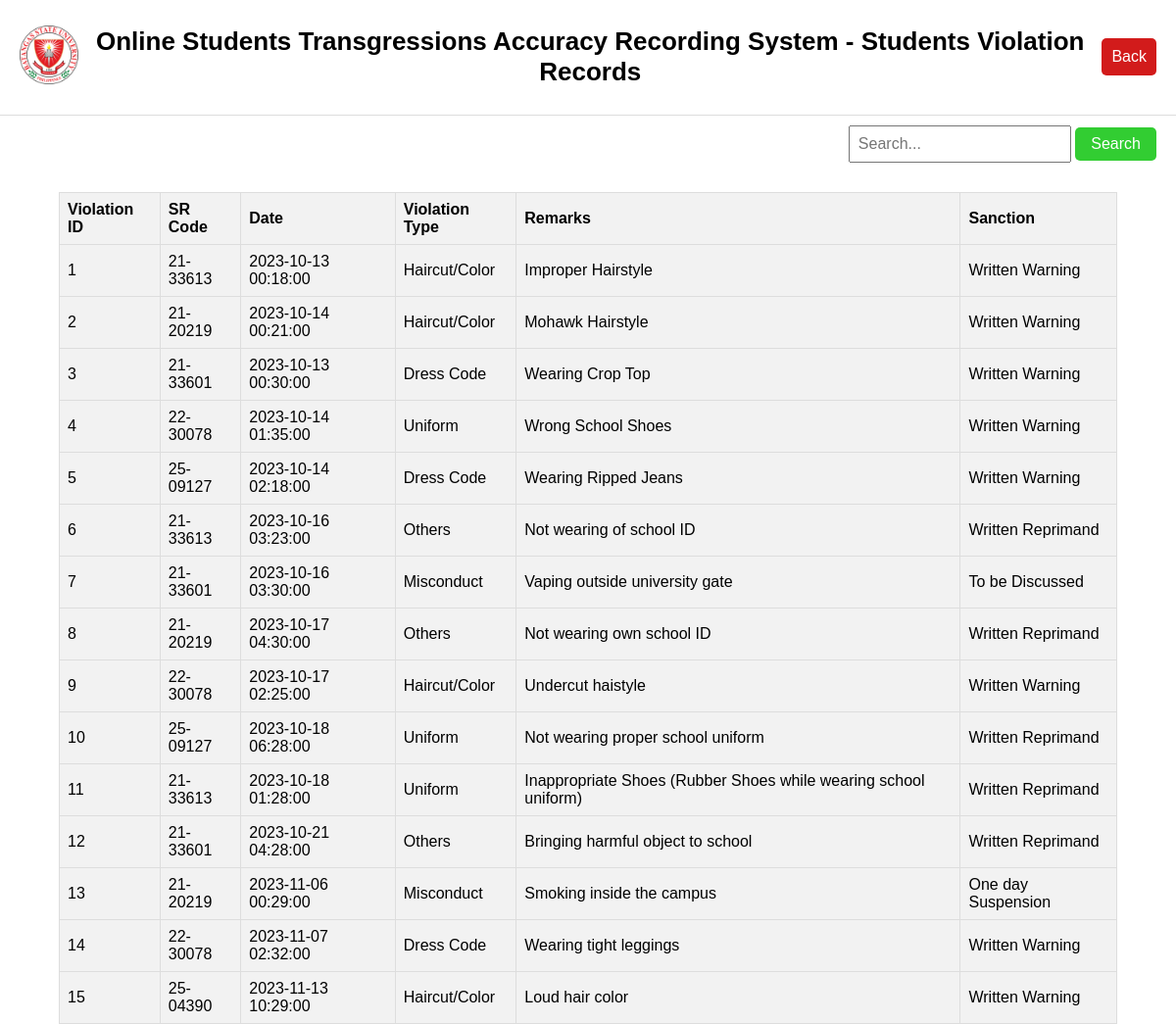
The page /O-Stars/O-Stars_Admin/view.php on the database its author committed.
### tables this page shows
CREATE TABLE IF NOT EXISTS `tbviolation` (
  `violationID` int NOT NULL AUTO_INCREMENT,
  `srCode` varchar(10) DEFAULT NULL,
  `date` timestamp NULL DEFAULT NULL,
  `violationtype` varchar(255) DEFAULT NULL,
  `remarks` varchar(255) DEFAULT NULL,
  `sanction` varchar(255) DEFAULT NULL,
  PRIMARY KEY (`violationID`)
);

### O-Stars/O-Stars_Admin/view.php (the view, shortened to what this page needs)
<?php
include 'db_connect.php';
if (isset($_GET['search'])) {
    $search_term = sanitize($_GET['search']);
    $sql = "SELECT * FROM tbviolation WHERE
            srCode LIKE '%$search_term%'";
    $result = $conn->query($sql);
} else {
    $sql = "SELECT * FROM tbviolation";
}
$result = $conn->query($sql);
?>
<!DOCTYPE html>
<html lang="en">
<head>
        </head>
        <body>
        <div class="header">
                <div class="logo">
                    <img src="logo1.png" alt="Logo">
                </div>
                <div class="title">
                    <h1>Online Students Transgressions Accuracy Recording System - Students Violation Records</h1>
                </div>
                <div class="back">
                <form action="home.php" method="post">
                <button type="submit">Back</button>
                </form>
                </div>
            </div>
            <div class="search-form">
            <form action="" method="get">
                <input type="text" name="search" class="search-input" placeholder="Search...">
                <button type="submit" class="search-button">Search</button>
            </form>
            </div>
<?php
if ($result->num_rows > 0) {
    echo "<table>";
    echo "<tr><th>Violation ID</th><th>SR Code</th><th>Date</th><th>Violation Type</th><th>Remarks</th><th>Sanction</th></tr>";
    while ($row = $result->fetch_assoc()) {
        echo "<tr>";
        echo "<td>" . $row["violationID"] . "</td>";
        echo "<td>" . $row["srCode"] . "</td>";
        echo "<td>" . $row["date"] . "</td>";
        echo "<td>" . $row["violationtype"] . "</td>";
        echo "<td>" . $row["remarks"] . "</td>";
        echo "<td>" . $row["sanction"] . "</td>";
        echo "</tr>";
    }
    echo "</table>";
} else {
    echo "No records found.";
}
?>
</body>
</html>

### O-Stars/O-Stars_Admin/view.php (style rules this page uses)
body { margin: 0; font-family: Arial, sans-serif; display: grid; grid-template-rows: auto auto 1fr; gap: 10px; background-image: url('bsu.jpg'); background-size: cover; background-repeat: no-repeat; background-attachment: fixed; background-color: rgba(255, 255, 255, 0.7); }
.header { background-color: #ffffff; display: flex; justify-content: space-between; align-items: center; padding: 10px 20px; border-bottom: 1px solid #ddd; z-index: 1000; }
.logo img { height: 60px; width: 60px; }
.title { flex-grow: 1; text-align: center; color: black; font-size: small; }
.back button { padding: 10px; background-color: #d21b1b; color: white; border: none; border-radius: 5px; cursor: pointer; font-size: 16px; }
table { border-collapse: collapse; width: 90%; background-color: #f2f2f2; margin: 0 auto; }
th, td { border: 1px solid #dddddd; text-align: left; padding: 8px; }
th { background-color: #f2f2f2; }
h1 { text-align: center; }
.search-form { text-align: right; margin-right: 20px; margin-bottom: 20px; }
.search-input { padding: 8px; font-size: 16px; }
.search-button { padding: 8px 16px; font-size: 16px; background-color: limegreen; color: white; border: none; border-radius: 5px; cursor: pointer; }

### rows shown on the page
tbviolation: violationID "1", srCode "21-33613", date "2023-10-13 00:18:00", violationtype "Haircut/Color", remarks "Improper Hairstyle", sanction "Written Warning"
tbviolation: violationID "2", srCode "21-20219", date "2023-10-14 00:21:00", violationtype "Haircut/Color", remarks "Mohawk Hairstyle", sanction "Written Warning"
tbviolation: violationID "3", srCode "21-33601", date "2023-10-13 00:30:00", violationtype "Dress Code", remarks "Wearing Crop Top", sanction "Written Warning"
tbviolation: violationID "4", srCode "22-30078", date "2023-10-14 01:35:00", violationtype "Uniform", remarks "Wrong School Shoes", sanction "Written Warning"
tbviolation: violationID "5", srCode "25-09127", date "2023-10-14 02:18:00", violationtype "Dress Code", remarks "Wearing Ripped Jeans", sanction "Written Warning"
tbviolation: violationID "6", srCode "21-33613", date "2023-10-16 03:23:00", violationtype "Others", remarks "Not wearing of school ID", sanction "Written Reprimand"
tbviolation: violationID "7", srCode "21-33601", date "2023-10-16 03:30:00", violationtype "Misconduct", remarks "Vaping outside university gate", sanction "To be Discussed"
tbviolation: violationID "8", srCode "21-20219", date "2023-10-17 04:30:00", violationtype "Others", remarks "Not wearing own school ID", sanction "Written Reprimand"
tbviolation: violationID "9", srCode "22-30078", date "2023-10-17 02:25:00", violationtype "Haircut/Color", remarks "Undercut haistyle", sanction "Written Warning"
tbviolation: violationID "10", srCode "25-09127", date "2023-10-18 06:28:00", violationtype "Uniform", remarks "Not wearing proper school uniform", sanction "Written Reprimand"
tbviolation: violationID "11", srCode "21-33613", date "2023-10-18 01:28:00", violationtype "Uniform", remarks "Inappropriate Shoes (Rubber Shoes while wearing school uniform)", sanction "Written Reprimand"
tbviolation: violationID "12", srCode "21-33601", date "2023-10-21 04:28:00", violationtype "Others", remarks "Bringing harmful object to school", sanction "Written Reprimand"
tbviolation: violationID "13", srCode "21-20219", date "2023-11-06 00:29:00", violationtype "Misconduct", remarks "Smoking inside the campus", sanction "One day Suspension"
tbviolation: violationID "14", srCode "22-30078", date "2023-11-07 02:32:00", violationtype "Dress Code", remarks "Wearing tight leggings", sanction "Written Warning"
tbviolation: violationID "15", srCode "25-04390", date "2023-11-13 10:29:00", violationtype "Haircut/Color", remarks "Loud hair color", sanction "Written Warning"
